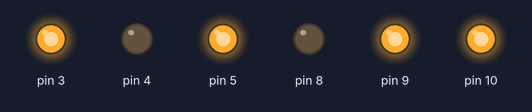
This sketch was run on a simulated Arduino Uno, built with avr-gcc and run on an emulated ATmega328P. On the bench: output pins drawn as LEDs (lit = HIGH).

Above: at 0.1 s.
At 2.1 s:
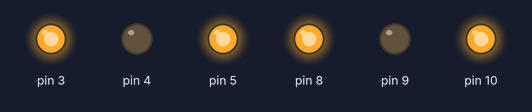
At 5.1 s:
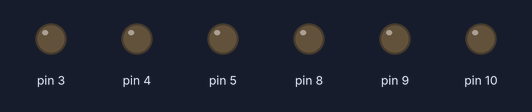
Timing chart, 0 to 6.6 s (numbered marks = the images above):
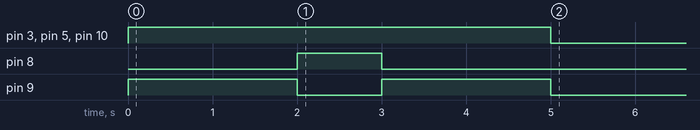

The sketch:

SimpleMotorBot.ino
```cpp
/* Sensing robot */
#include "MotorControl.h"

Motor motorA(3, 4, 5);
Motor motorB(10, 8, 9);

void setup() {
  motorA.forward();
  motorB.forward();
  delay(2000);
  motorA.forward();
  motorB.back();
  delay(1000);
  motorA.forward();
  motorB.forward();
  delay(2000);
  motorA.stop();
  motorB.stop();
}

void loop() {
//
}
```

MotorControl.h
```cpp
#include <Arduino.h>

const int FORWARD=1;
const int BACK=2;
const int STOP=0;

class Motor {
  public:
    int enable;
    int out1;
    int out2;

    Motor(int _enable, int _out1, int _out2) {
      enable = _enable;
      out1 = _out1;
      out2 = _out2;
      pinMode(enable, OUTPUT);
      pinMode(out1, OUTPUT);
      pinMode(out2, OUTPUT);
    }

  void move(int direction, byte speed) {
    switch(direction) {
      default:  // and STOP
        digitalWrite(out1, LOW);
        digitalWrite(out2, LOW);
        analogWrite(enable, 0);
        break;
      case FORWARD:
        digitalWrite(out1, LOW);
        digitalWrite(out2, HIGH);
        analogWrite(enable, speed);
        break;
      case BACK:
        digitalWrite(out1, HIGH);
        digitalWrite(out2, LOW);
        analogWrite(enable, speed);
        break;
    }
  }

  void forward(byte speed=255) {
    move(FORWARD, speed);
  }

  void back(byte speed=255) {
    move(BACK, speed);
  }

  void stop() {
    move(STOP, 0);
  }
};
```
